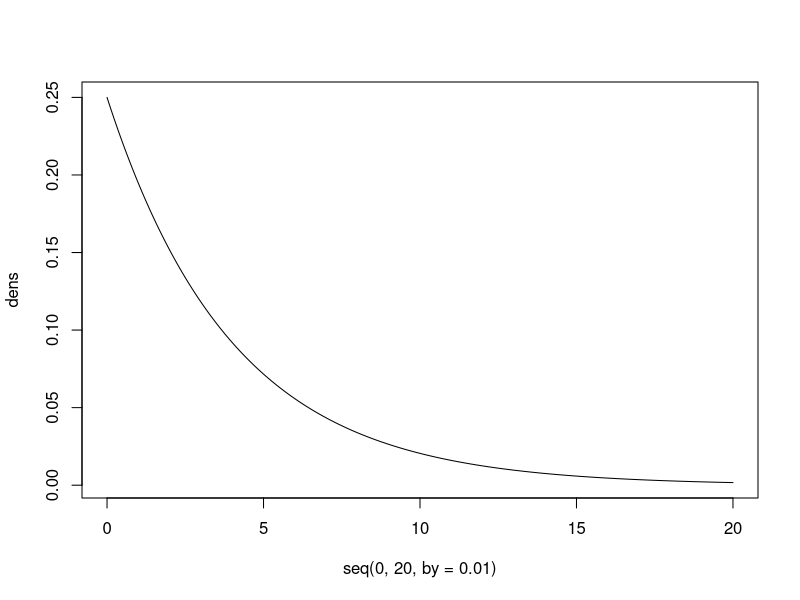
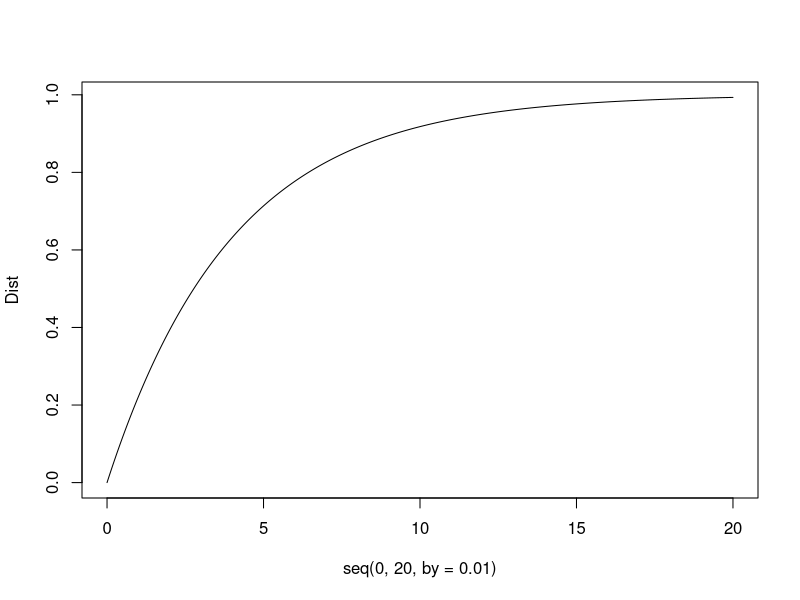
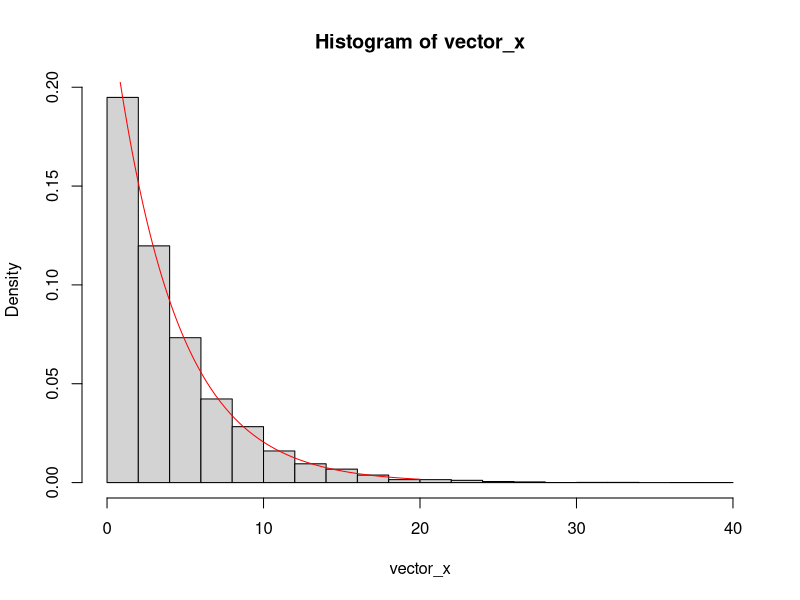

The R source for these figures, in order:
##### C8 #####

###FunciOn de masa  y de distribuciOn de probabilidad CONOCIDAS

f_X<-function(x){
  if (x>=0){
    x_f <- 1/4*exp((-1/4)*x)
  }else{
    x_f <- 0
  }
  return(x_f)
}

F_X<-function(x){
  if(x>=0){
    x_f <- 1-exp((-1/4)*x)
  }else{
    x_f <- 0
  }
  return(x_f)
}

###Gr?ficos

dens<-NULL
Dist<-NULL
for (i in seq(0,20,by=0.01)){
  dens<-c(dens,f_X(i))
  Dist<-c(Dist,F_X(i))
}

plot(seq(0,20,by=0.01),dens,type="l")


plot(seq(0,20,by=0.01),Dist,type="l")

###Algoritmo para simular

sim<-function(x){
  if (x>=0){
    x_f <- -4*log(1-x)
  } else{
    x_f <- 0
  }
  return(x_f)
}

###Simulaci?n de 10000 realizaciones
vector_u<-runif(10000)
vector_x<-NULL

for (j in 1:10000){
  vector_x[j]<-sim(vector_u[j])
}

hist(vector_x,prob=TRUE)
lines(seq(0,20,by=0.01),dens,type="l",col="red")



